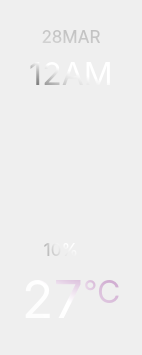
   <widget class="QWidget" name="widget_3" native="true">
    <property name="geometry">
     <rect>
      <x>504</x>
      <y>26</y>
      <width>141</width>
      <height>351</height>
     </rect>
    </property>
    <layout class="QVBoxLayout" name="verticalLayout_5">
     <property name="spacing">
      <number>6</number>
     </property>
     <property name="topMargin">
      <number>26</number>
     </property>
     <property name="bottomMargin">
      <number>24</number>
     </property>
     <item>
      <widget class="QLabel" name="hourlyForecastDate_26">
       <property name="font">
        <font>
         <family>SF Pro Display</family>
         <pointsize>13</pointsize>
        </font>
       </property>
       <property name="styleSheet">
        <string notr="true">color: qconicalgradient(cx:1, cy:0, angle:270, stop:0 rgba(255, 255, 255, 255), stop:1 rgba(0, 0, 0, 255))</string>
       </property>
       <property name="text">
        <string>28MAR</string>
       </property>
       <property name="alignment">
        <set>Qt::AlignBottom|Qt::AlignHCenter</set>
       </property>
      </widget>
     </item>
     <item>
      <widget class="QLabel" name="hourlyForecastTime_26">
       <property name="font">
        <font>
         <family>SF Pro Display</family>
         <pointsize>24</pointsize>
        </font>
       </property>
       <property name="styleSheet">
        <string notr="true">color: qconicalgradient(cx:1, cy:0, angle:70, stop:0.76089 rgba(255, 255, 255, 255), stop:0.611285 rgba(50, 50, 50, 255))</string>
       </property>
       <property name="text">
        <string>12AM</string>
       </property>
       <property name="alignment">
        <set>Qt::AlignCenter</set>
       </property>
      </widget>
     </item>
     <item>
      <spacer name="verticalSpacer">
       <property name="orientation">
        <enum>Qt::Vertical</enum>
       </property>
       <property name="sizeType">
        <enum>QSizePolicy::Fixed</enum>
       </property>
       <property name="sizeHint" stdset="0">
        <size>
         <width>20</width>
         <height>10</height>
        </size>
       </property>
      </spacer>
     </item>
     <item>
      <widget class="QLabel" name="hourlyForecastIcon_26">
       <property name="sizePolicy">
        <sizepolicy hsizetype="Fixed" vsizetype="Fixed">
         <horstretch>0</horstretch>
         <verstretch>0</verstretch>
        </sizepolicy>
       </property>
       <property name="minimumSize">
        <size>
         <width>120</width>
         <height>120</height>
        </size>
       </property>
       <property name="maximumSize">
        <size>
         <width>120</width>
         <height>120</height>
        </size>
       </property>
       <property name="text">
        <string/>
       </property>
       <property name="pixmap">
        <pixmap resource="assets.qrc">:/weatherIcons/assets/weatherIcons/showers-night.png</pixmap>
       </property>
       <property name="scaledContents">
        <bool>true</bool>
       </property>
      </widget>
     </item>
     <item>
      <layout class="QHBoxLayout" name="hourlyForecastPrecipitationLayout_26">
       <property name="spacing">
        <number>0</number>
       </property>
       <item>
        <spacer name="hourlyForecastPrecipitationSpacer1_26">
         <property name="orientation">
          <enum>Qt::Horizontal</enum>
         </property>
         <property name="sizeHint" stdset="0">
          <size>
           <width>40</width>
           <height>20</height>
          </size>
         </property>
        </spacer>
       </item>
       <item>
        <widget class="QLabel" name="hourlyForecastPrecipitationProbability_26">
         <property name="minimumSize">
          <size>
           <width>0</width>
           <height>6</height>
          </size>
         </property>
         <property name="maximumSize">
          <size>
           <width>30000</width>
           <height>30000</height>
          </size>
         </property>
         <property name="font">
          <font>
           <family>SF Pro Display</family>
           <pointsize>13</pointsize>
          </font>
         </property>
         <property name="styleSheet">
          <string notr="true">color: qconicalgradient(cx:1, cy:0, angle:78, stop:0.72089 rgba(255, 255, 255, 255), stop:0.131285 rgba(0, 0, 0, 255))</string>
         </property>
         <property name="text">
          <string>10% </string>
         </property>
         <property name="alignment">
          <set>Qt::AlignBottom|Qt::AlignRight|Qt::AlignTrailing</set>
         </property>
        </widget>
       </item>
       <item>
        <layout class="QVBoxLayout" name="hourlyForecastPrecipitationIconLayout_26" stretch="0">
         <property name="spacing">
          <number>0</number>
         </property>
         <property name="topMargin">
          <number>9</number>
         </property>
         <property name="bottomMargin">
          <number>2</number>
         </property>
         <item>
          <widget class="QLabel" name="hourlyForecastPrecipitationIcon_26">
           <property name="minimumSize">
            <size>
             <width>15</width>
             <height>15</height>
            </size>
           </property>
           <property name="maximumSize">
            <size>
             <width>15</width>
             <height>15</height>
            </size>
           </property>
           <property name="text">
            <string/>
           </property>
           <property name="pixmap">
            <pixmap resource="assets.qrc">:/additionalWeatherIcons/assets/additionalWeatherIcons/Precipitations.png</pixmap>
           </property>
           <property name="scaledContents">
            <bool>true</bool>
           </property>
           <property name="alignment">
            <set>Qt::AlignBottom|Qt::AlignHCenter</set>
           </property>
          </widget>
         </item>
        </layout>
       </item>
       <item>
        <spacer name="hourlyForecastPrecipitationSpacer2_26">
         <property name="orientation">
          <enum>Qt::Horizontal</enum>
         </property>
         <property name="sizeHint" stdset="0">
          <size>
           <width>40</width>
           <height>20</height>
          </size>
         </property>
        </spacer>
       </item>
      </layout>
     </item>
     <item>
      <layout class="QHBoxLayout" name="hourlyForecastTemperatureLayout_26">
       <property name="spacing">
        <number>0</number>
       </property>
       <item>
        <spacer name="hourlyForecastTemperatureSpacer1_26">
         <property name="orientation">
          <enum>Qt::Horizontal</enum>
         </property>
         <property name="sizeHint" stdset="0">
          <size>
           <width>40</width>
           <height>20</height>
          </size>
         </property>
        </spacer>
       </item>
       <item>
        <widget class="QLabel" name="hourlyForecastTemperatureDegrees_26">
         <property name="sizePolicy">
          <sizepolicy hsizetype="Minimum" vsizetype="Minimum">
           <horstretch>0</horstretch>
           <verstretch>0</verstretch>
          </sizepolicy>
         </property>
         <property name="minimumSize">
          <size>
           <width>0</width>
           <height>0</height>
          </size>
         </property>
         <property name="maximumSize">
          <size>
           <width>16777215</width>
           <height>16777215</height>
          </size>
         </property>
         <property name="font">
          <font>
           <family>SF Pro Display</family>
           <pointsize>39</pointsize>
          </font>
         </property>
         <property name="styleSheet">
          <string notr="true">color: qconicalgradient(cx:0.5, cy:0.5, angle:0, stop:0 rgba(255,255,255,0), stop:0.9 rgba(255,255,255,255),  stop:1 rgba(202, 162, 203, 255));</string>
         </property>
         <property name="text">
          <string>27</string>
         </property>
         <property name="scaledContents">
          <bool>false</bool>
         </property>
         <property name="alignment">
          <set>Qt::AlignRight|Qt::AlignTop|Qt::AlignTrailing</set>
         </property>
         <property name="margin">
          <number>0</number>
         </property>
         <property name="indent">
          <number>-1</number>
         </property>
        </widget>
       </item>
       <item>
        <layout class="QVBoxLayout" name="verticalLayout_6">
         <property name="topMargin">
          <number>5</number>
         </property>
         <item>
          <widget class="QLabel" name="hourlyForecastTemperatureCelcius_26">
           <property name="sizePolicy">
            <sizepolicy hsizetype="Minimum" vsizetype="Preferred">
             <horstretch>0</horstretch>
             <verstretch>0</verstretch>
            </sizepolicy>
           </property>
           <property name="font">
            <font>
             <family>SF Pro Display</family>
             <pointsize>24</pointsize>
            </font>
           </property>
           <property name="styleSheet">
            <string notr="true">color: qconicalgradient(cx:0.5, cy:0.5, angle:0, stop:0 rgba(255,255,255,0), stop:0.6 rgba(255,255,255,255),  stop:1 rgba(202, 162, 203, 255));</string>
           </property>
           <property name="text">
            <string>°C</string>
           </property>
           <property name="alignment">
            <set>Qt::AlignLeading|Qt::AlignLeft|Qt::AlignTop</set>
           </property>
          </widget>
         </item>
        </layout>
       </item>
       <item>
        <spacer name="hourlyForecastTemperatureSpacer2_26">
         <property name="orientation">
          <enum>Qt::Horizontal</enum>
         </property>
         <property name="sizeHint" stdset="0">
          <size>
           <width>40</width>
           <height>20</height>
          </size>
         </property>
        </spacer>
       </item>
      </layout>
     </item>
    </layout>
   </widget>
